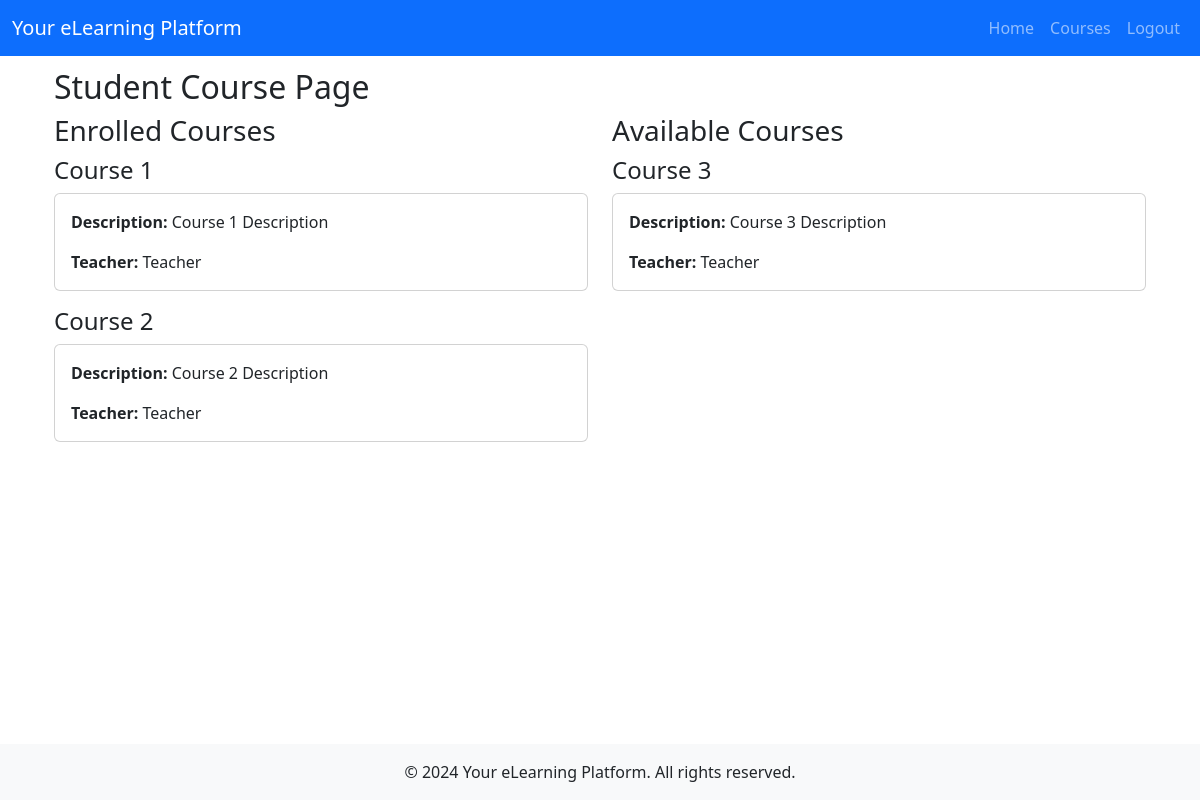
/courses/ (signed in), run on the app's committed database.
### eLearningApp/models.py (models this page shows, shortened)
class Course(models.Model):
    title = models.CharField(max_length=200)
    description = models.TextField()
    instructor = models.ForeignKey(
        settings.AUTH_USER_MODEL, on_delete=models.CASCADE, related_name='courses'
    )
    class Meta:
        permissions = [
            ("can_create_course", "Can create course"),
        ]

class CustomUser(AbstractUser, PermissionsMixin):
    STUDENT = 'student'
    TEACHER = 'teacher'
    ROLE_CHOICES = [
        (STUDENT, _('Student')),
        (TEACHER, _('Teacher')),
    ]
    username = models.CharField(max_length=150, unique=True)
    email = models.EmailField(_('email address'), unique=True)
    full_name = models.CharField(max_length=150, default='Please Update')
    role = models.CharField(
        _('Role'),
        max_length=20,
        choices=ROLE_CHOICES,
        default=STUDENT,
    )
    photo = models.ImageField(upload_to='profile_photos/', null=True, blank=True)
    is_active = models.BooleanField(default=True)
    is_staff = models.BooleanField(default=False)
    objects = CustomUserManager()
    EMAIL_FIELD = 'email'
    USERNAME_FIELD = 'username'
    REQUIRED_FIELDS = ['email']
    groups = models.ManyToManyField(
        Group,
        verbose_name=_('groups'),
        blank=True,
        help_text=_('The groups this user belongs to.'),
        related_name="elearning_users",
        related_query_name="elearning_user",
    )
    user_permissions = models.ManyToManyField(
        Permission,
        verbose_name=_('user permissions'),
        blank=True,
        help_text=_('Specific permissions for this user.'),
        related_name="elearning_user_permissions",
        related_query_name="elearning_user_permission",
    )

### eLearningApp/views.py (the view)
# urls.py: path('courses/', views.courses, name='courses'),
@login_required
def courses(request):
    context = {}
    course_form = CourseForm()
    context['course_form'] = course_form
    if request.user.has_perm('eLearningApp.can_create_course'):
        if request.method == 'POST':
            course_form = CourseForm(request.POST)
            if course_form.is_valid():
                new_course = course_form.save(commit=False)
                new_course.instructor = request.user
                new_course.save()
                return redirect('courses')
        teacher_courses = Course.objects.filter(instructor=request.user)
        context['teacher_courses'] = teacher_courses
    else:
        enrolled_courses = Course.objects.filter(enrollments__student=request.user)
        available_courses = Course.objects.exclude(enrollments__student=request.user)
        context['enrolled_courses'] = enrolled_courses
        context['available_courses'] = available_courses
    return render(request, 'courses.html', context)

### eLearningApp/templates/courses.html (shortened to what this page needs)
{% extends 'base.html' %}
{% load widget_tweaks %}
{% block content %}
    <div class="container">
        {% if perms.eLearningApp.can_create_course %}
            <div class="d-flex justify-content-between align-items-center mb-3">
                <h2>Teacher Course Page</h2>
                <button type="button" class="btn btn-primary" data-bs-toggle="modal" data-bs-target="#createCourseModal">Create New Course</button>
            </div>
            <div class="modal fade" id="createCourseModal" tabindex="-1" aria-labelledby="createCourseModalLabel" aria-hidden="true">
                <div class="modal-dialog">
                    <div class="modal-content">
                        <div class="modal-header">
                            <h5 class="modal-title" id="createCourseModalLabel">Create New Course</h5>
                            <button type="button" class="btn-close" data-bs-dismiss="modal" aria-label="Close"></button>
                        </div>
                        <form method="post" action="{% url 'courses' %}">
                            <div class="modal-body">
                                {% csrf_token %}
                                {% for field in course_form %}
                                <div class="mb-3">
                                    {{ field.label_tag }}
                                    {% render_field field class="form-control" placeholder=field.label %}
                                    {% if field.help_text %}
                                    <small class="form-text text-muted">{{ field.help_text }}</small>
                                    {% endif %}
                                </div>
                                {% endfor %}
                            </div>
                            <div class="modal-footer">
                                <button type="button" class="btn btn-secondary" data-bs-dismiss="modal">Close</button>
                                <button type="submit" class="btn btn-primary">Save changes</button>
                            </div>
                        </form>
                    </div>
                </div>
            </div>
            {% for course in teacher_courses %}
                <a href="{% url 'course_detail' course.id %}" class="text-decoration-none text-dark">
                    <div class="card mb-3">
                        <div class="card-header">
                            <h4>{{ course.title }}</h4>
                        </div>
                        <div class="card-body">
                            <p>{{ course.description }}</p>
                            {% if course.enrollments.exists %}
                                <p class="text-muted">{{ course.enrollments.count }} student(s) enrolled.</p>
                            {% else %}
                                <p class="text-muted">No students enrolled.</p>
                            {% endif %}
                        </div>
                    </div>
                </a>
            {% empty %}
                <p>No course has been created</p>
            {% endfor %}
        {% else %}
            <h2>Student Course Page</h2>
            <div class="row">
                <div class="col-md-6">
                    <h3>Enrolled Courses</h3>
                    {% for course in enrolled_courses %}
                        <a href="{% url 'course_detail' course.id %}" class="text-decoration-none text-dark">
                            <div class="card-header">
                                <h4>{{ course.title }}</h4>
                            </div>
                            <div class="card mb-3">
                                <div class="card-body">
                                    <p class="card-text"><strong>Description: </strong>{{ course.description }}</p>
                                    <p class="card-text"><strong>Teacher:</strong> {{ course.instructor.full_name }}</p>
                                </div>
                            </div>
                        </a>
                    {% empty %}
                        <p>You are not enrolled in any courses.</p>
                    {% endfor %}
                </div>
                <div class="col-md-6">
                    <h3>Available Courses</h3>
                    {% for course in available_courses %}
                        <a href="{% url 'course_detail' course.id %}" class="text-decoration-none text-dark">
                            <div class="card-header">
                                <h4>{{ course.title }}</h4>
                            </div>
                            <div class="card mb-3">
                                <div class="card-body">
                                    <p class="card-text"><strong>Description: </strong>{{ course.description }}</p>
                                    <p class="card-text"><strong>Teacher:</strong> {{ course.instructor.full_name }}</p>
                                </div>
                            </div>
                        </a>
                    {% empty %}
                        <p>No available courses to enroll in.</p>
                    {% endfor %}
                </div>
            </div>
        {% endif %}
    </div>
{% endblock %}

### data on the page
Course: title "Course 1", description "Course 1 Description", instructor.full_name "Teacher"
Course: title "Course 2", description "Course 2 Description", instructor.full_name "Teacher"
Course: title "Course 3", description "Course 3 Description", instructor.full_name "Teacher"
